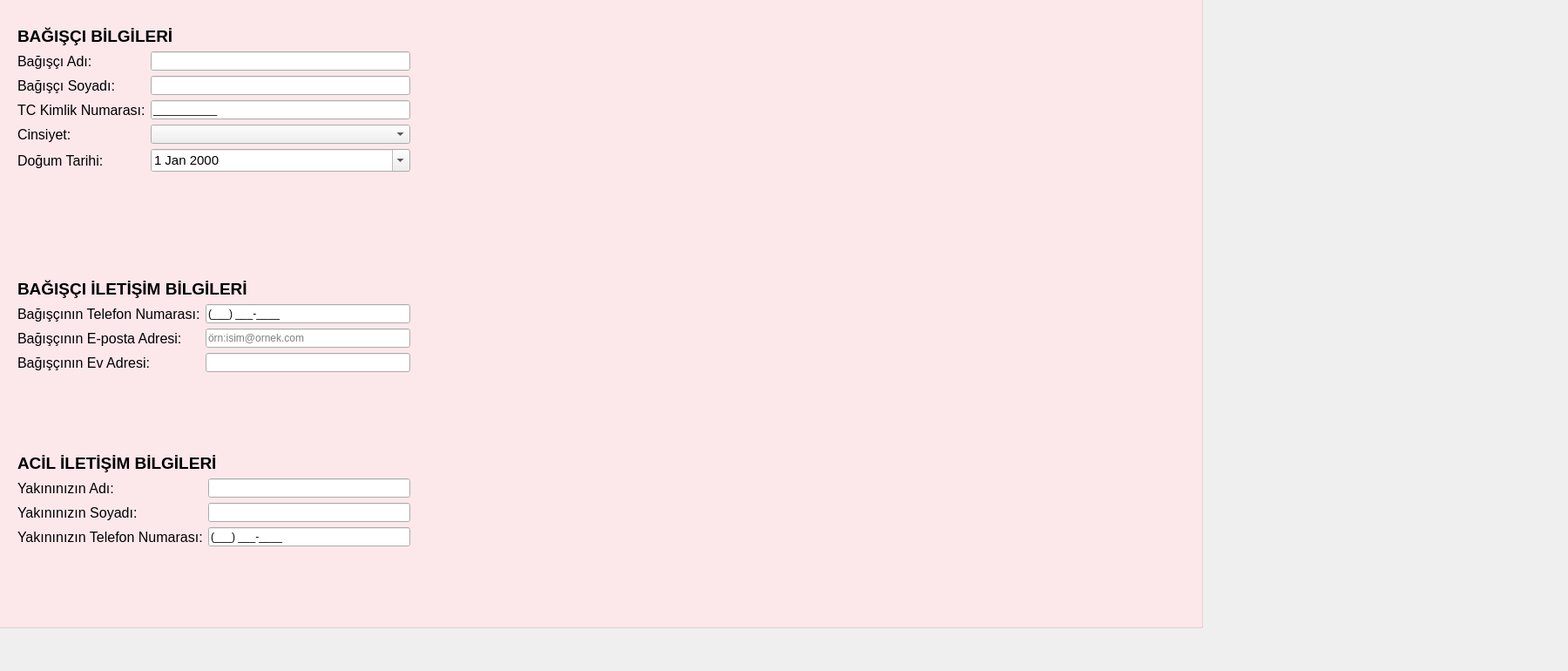
    <widget class="QWidget" name="tab">
     <attribute name="title">
      <string>KULLANICI BİLGİLERİ</string>
     </attribute>
     <widget class="QGroupBox" name="groupBox">
      <property name="enabled">
       <bool>true</bool>
      </property>
      <property name="geometry">
       <rect>
        <x>-410</x>
        <y>-40</y>
        <width>1791</width>
        <height>761</height>
       </rect>
      </property>
      <property name="layoutDirection">
       <enum>Qt::LeftToRight</enum>
      </property>
      <property name="autoFillBackground">
       <bool>false</bool>
      </property>
      <property name="styleSheet">
       <string notr="true">QGroupBox {
    background-color: #FFEBEE;
}
</string>
      </property>
      <property name="title">
       <string/>
      </property>
      <widget class="QLabel" name="label_18">
       <property name="geometry">
        <rect>
         <x>620</x>
         <y>300</y>
         <width>55</width>
         <height>16</height>
        </rect>
       </property>
       <property name="text">
        <string/>
       </property>
      </widget>
      <widget class="QWidget" name="formLayoutWidget_5">
       <property name="geometry">
        <rect>
         <x>430</x>
         <y>560</y>
         <width>451</width>
         <height>123</height>
        </rect>
       </property>
       <layout class="QFormLayout" name="formLayout_5">
        <item row="0" column="0" colspan="2">
         <widget class="QLabel" name="lblAcilIletisimBilgi">
          <property name="font">
           <font>
            <pointsize>14</pointsize>
            <weight>75</weight>
            <bold>true</bold>
           </font>
          </property>
          <property name="text">
           <string>ACİL İLETİŞİM BİLGİLERİ</string>
          </property>
         </widget>
        </item>
        <item row="1" column="0">
         <widget class="QLabel" name="lblYakinAdi">
          <property name="font">
           <font>
            <pointsize>12</pointsize>
           </font>
          </property>
          <property name="text">
           <string>Yakınınızın Adı:</string>
          </property>
         </widget>
        </item>
        <item row="1" column="1">
         <widget class="QLineEdit" name="lneYakinAdi">
          <property name="inputMask">
           <string/>
          </property>
         </widget>
        </item>
        <item row="2" column="0">
         <widget class="QLabel" name="lblYakinSoyadi">
          <property name="font">
           <font>
            <pointsize>12</pointsize>
           </font>
          </property>
          <property name="text">
           <string>Yakınınızın Soyadı:</string>
          </property>
         </widget>
        </item>
        <item row="2" column="1">
         <widget class="QLineEdit" name="lneYakinSoyadi">
          <property name="inputMask">
           <string/>
          </property>
         </widget>
        </item>
        <item row="3" column="0">
         <widget class="QLabel" name="lblYakinTelefon">
          <property name="font">
           <font>
            <pointsize>12</pointsize>
           </font>
          </property>
          <property name="text">
           <string>Yakınınızın Telefon Numarası:</string>
          </property>
         </widget>
        </item>
        <item row="3" column="1">
         <widget class="QLineEdit" name="lneYakinTelefon">
          <property name="inputMask">
           <string>(999) 999-9999;_</string>
          </property>
         </widget>
        </item>
       </layout>
      </widget>
      <widget class="QWidget" name="formLayoutWidget_3">
       <property name="geometry">
        <rect>
         <x>430</x>
         <y>70</y>
         <width>451</width>
         <height>221</height>
        </rect>
       </property>
       <layout class="QFormLayout" name="formLayout_3">
        <item row="0" column="0" colspan="2">
         <widget class="QLabel" name="lblBagisciBilgi">
          <property name="font">
           <font>
            <pointsize>14</pointsize>
            <weight>75</weight>
            <bold>true</bold>
           </font>
          </property>
          <property name="text">
           <string>BAĞIŞÇI BİLGİLERİ</string>
          </property>
         </widget>
        </item>
        <item row="1" column="0">
         <widget class="QLabel" name="lblBagisciAdi">
          <property name="font">
           <font>
            <pointsize>12</pointsize>
           </font>
          </property>
          <property name="text">
           <string>Bağışçı Adı:</string>
          </property>
         </widget>
        </item>
        <item row="1" column="1">
         <widget class="QLineEdit" name="lneBagisciAdi">
          <property name="inputMask">
           <string/>
          </property>
          <property name="text">
           <string/>
          </property>
          <property name="placeholderText">
           <string/>
          </property>
         </widget>
        </item>
        <item row="2" column="0">
         <widget class="QLabel" name="lblBagisciSoyadi">
          <property name="font">
           <font>
            <pointsize>12</pointsize>
           </font>
          </property>
          <property name="text">
           <string>Bağışçı Soyadı:</string>
          </property>
         </widget>
        </item>
        <item row="2" column="1">
         <widget class="QLineEdit" name="lneBagisciSoyadi">
          <property name="inputMask">
           <string/>
          </property>
          <property name="placeholderText">
           <string/>
          </property>
         </widget>
        </item>
        <item row="3" column="0">
         <widget class="QLabel" name="lblTc">
          <property name="font">
           <font>
            <pointsize>12</pointsize>
           </font>
          </property>
          <property name="text">
           <string>TC Kimlik Numarası:</string>
          </property>
         </widget>
        </item>
        <item row="3" column="1">
         <widget class="QLineEdit" name="lneTc">
          <property name="inputMask">
           <string>99999999999;_</string>
          </property>
         </widget>
        </item>
        <item row="4" column="0">
         <widget class="QLabel" name="lblCinsiyet">
          <property name="font">
           <font>
            <pointsize>12</pointsize>
           </font>
          </property>
          <property name="text">
           <string>Cinsiyet:</string>
          </property>
         </widget>
        </item>
        <item row="4" column="1">
         <widget class="QComboBox" name="cmbCinsiyet">
          <property name="currentText">
           <string/>
          </property>
          <property name="currentIndex">
           <number>-1</number>
          </property>
          <item>
           <property name="text">
            <string>KADIN</string>
           </property>
          </item>
          <item>
           <property name="text">
            <string>ERKEK</string>
           </property>
          </item>
         </widget>
        </item>
        <item row="5" column="1">
         <widget class="QDateEdit" name="dteDogumTarihi">
          <property name="font">
           <font>
            <pointsize>11</pointsize>
           </font>
          </property>
          <property name="calendarPopup">
           <bool>true</bool>
          </property>
         </widget>
        </item>
        <item row="5" column="0">
         <widget class="QLabel" name="lblDogumTarihi">
          <property name="font">
           <font>
            <pointsize>12</pointsize>
           </font>
          </property>
          <property name="text">
           <string>Doğum Tarihi:</string>
          </property>
         </widget>
        </item>
       </layout>
      </widget>
      <widget class="QWidget" name="formLayoutWidget_4">
       <property name="geometry">
        <rect>
         <x>430</x>
         <y>360</y>
         <width>451</width>
         <height>133</height>
        </rect>
       </property>
       <layout class="QFormLayout" name="formLayout_4">
        <item row="0" column="0" colspan="2">
         <widget class="QLabel" name="lblIletisimBilgi">
          <property name="font">
           <font>
            <pointsize>14</pointsize>
            <weight>75</weight>
            <bold>true</bold>
           </font>
          </property>
          <property name="text">
           <string>BAĞIŞÇI İLETİŞİM BİLGİLERİ</string>
          </property>
         </widget>
        </item>
        <item row="1" column="0">
         <widget class="QLabel" name="lblBagisciTelefon">
          <property name="font">
           <font>
            <pointsize>12</pointsize>
           </font>
          </property>
          <property name="text">
           <string>Bağışçının Telefon Numarası:</string>
          </property>
         </widget>
        </item>
        <item row="1" column="1">
         <widget class="QLineEdit" name="lneBagisciTelefon">
          <property name="inputMask">
           <string>(999) 999-9999;_</string>
          </property>
          <property name="text">
           <string>() -</string>
          </property>
          <property name="placeholderText">
           <string/>
          </property>
         </widget>
        </item>
        <item row="2" column="0">
         <widget class="QLabel" name="lblBagisciEposta">
          <property name="font">
           <font>
            <pointsize>12</pointsize>
           </font>
          </property>
          <property name="text">
           <string>Bağışçının E-posta Adresi:</string>
          </property>
         </widget>
        </item>
        <item row="2" column="1">
         <widget class="QLineEdit" name="lneBagisciEposta">
          <property name="placeholderText">
           <string>örn:isim@ornek.com</string>
          </property>
         </widget>
        </item>
        <item row="3" column="0">
         <widget class="QLabel" name="lblBagisciEv">
          <property name="font">
           <font>
            <pointsize>12</pointsize>
           </font>
          </property>
          <property name="text">
           <string>Bağışçının Ev Adresi:</string>
          </property>
         </widget>
        </item>
        <item row="3" column="1">
         <widget class="QLineEdit" name="lneBagisciEv"/>
        </item>
       </layout>
      </widget>
      <widget class="QLabel" name="label_4">
       <property name="geometry">
        <rect>
         <x>560</x>
         <y>140</y>
         <width>1391</width>
         <height>1001</height>
        </rect>
       </property>
       <property name="text">
        <string/>
       </property>
       <property name="pixmap">
        <pixmap>../../Resimler/Ekran Görüntüleri/kan5.png</pixmap>
       </property>
      </widget>
      <zorder>label_4</zorder>
      <zorder>label_18</zorder>
      <zorder>formLayoutWidget_5</zorder>
      <zorder>formLayoutWidget_3</zorder>
      <zorder>formLayoutWidget_4</zorder>
     </widget>
    </widget>
